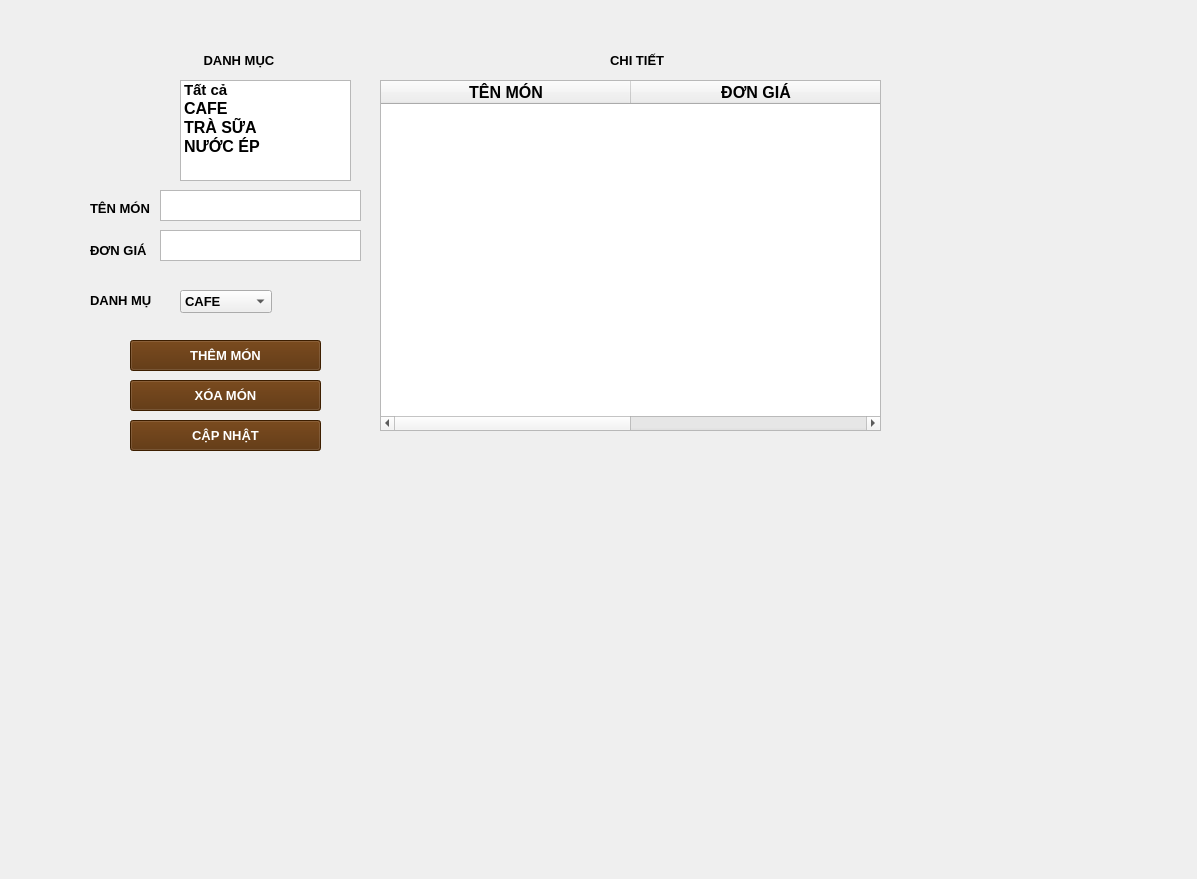
<?xml version="1.0" encoding="UTF-8"?>
<ui version="4.0">
 <class>Form</class>
 <widget class="QWidget" name="Form">
  <property name="geometry">
   <rect>
    <x>0</x>
    <y>0</y>
    <width>1197</width>
    <height>879</height>
   </rect>
  </property>
  <property name="windowTitle">
   <string>Form</string>
  </property>
  <widget class="QLabel" name="label">
   <property name="geometry">
    <rect>
     <x>10</x>
     <y>-20</y>
     <width>1121</width>
     <height>761</height>
    </rect>
   </property>
   <property name="text">
    <string/>
   </property>
   <property name="pixmap">
    <pixmap>../Downloads/xàng.png</pixmap>
   </property>
   <property name="scaledContents">
    <bool>true</bool>
   </property>
  </widget>
  <widget class="QTableWidget" name="tableWidget">
   <property name="geometry">
    <rect>
     <x>380</x>
     <y>80</y>
     <width>501</width>
     <height>351</height>
    </rect>
   </property>
   <property name="font">
    <font>
     <pointsize>12</pointsize>
     <weight>75</weight>
     <bold>true</bold>
    </font>
   </property>
   <property name="autoScrollMargin">
    <number>30</number>
   </property>
   <attribute name="horizontalHeaderDefaultSectionSize">
    <number>250</number>
   </attribute>
   <attribute name="horizontalHeaderMinimumSectionSize">
    <number>70</number>
   </attribute>
   <attribute name="verticalHeaderDefaultSectionSize">
    <number>70</number>
   </attribute>
   <attribute name="verticalHeaderMinimumSectionSize">
    <number>50</number>
   </attribute>
   <column>
    <property name="text">
     <string>TÊN MÓN</string>
    </property>
   </column>
   <column>
    <property name="text">
     <string>ĐƠN GIÁ</string>
    </property>
   </column>
  </widget>
  <widget class="QLabel" name="label_2">
   <property name="geometry">
    <rect>
     <x>90</x>
     <y>200</y>
     <width>61</width>
     <height>16</height>
    </rect>
   </property>
   <property name="font">
    <font>
     <pointsize>10</pointsize>
     <weight>75</weight>
     <bold>true</bold>
    </font>
   </property>
   <property name="text">
    <string>TÊN MÓN</string>
   </property>
  </widget>
  <widget class="QLabel" name="dongia">
   <property name="geometry">
    <rect>
     <x>90</x>
     <y>240</y>
     <width>61</width>
     <height>21</height>
    </rect>
   </property>
   <property name="font">
    <font>
     <pointsize>10</pointsize>
     <weight>75</weight>
     <bold>true</bold>
    </font>
   </property>
   <property name="text">
    <string>ĐƠN GIÁ</string>
   </property>
  </widget>
  <widget class="QTextEdit" name="txt_">
   <property name="geometry">
    <rect>
     <x>160</x>
     <y>230</y>
     <width>201</width>
     <height>31</height>
    </rect>
   </property>
   <property name="html">
    <string>&lt;!DOCTYPE HTML PUBLIC &quot;-//W3C//DTD HTML 4.0//EN&quot; &quot;http://www.w3.org/TR/REC-html40/strict.dtd&quot;&gt;
&lt;html&gt;&lt;head&gt;&lt;meta name=&quot;qrichtext&quot; content=&quot;1&quot; /&gt;&lt;style type=&quot;text/css&quot;&gt;
p, li { white-space: pre-wrap; }
&lt;/style&gt;&lt;/head&gt;&lt;body style=&quot; font-family:'MS Shell Dlg 2'; font-size:8pt; font-weight:400; font-style:normal;&quot;&gt;
&lt;p align=&quot;center&quot; style=&quot;-qt-paragraph-type:empty; margin-top:0px; margin-bottom:0px; margin-left:0px; margin-right:0px; -qt-block-indent:0; text-indent:0px; font-size:7.8pt;&quot;&gt;&lt;br /&gt;&lt;/p&gt;&lt;/body&gt;&lt;/html&gt;</string>
   </property>
  </widget>
  <widget class="QPushButton" name="btn_themmon">
   <property name="geometry">
    <rect>
     <x>130</x>
     <y>340</y>
     <width>191</width>
     <height>31</height>
    </rect>
   </property>
   <property name="font">
    <font>
     <family>MS Shell Dlg 2</family>
     <pointsize>10</pointsize>
     <weight>75</weight>
     <bold>true</bold>
    </font>
   </property>
   <property name="styleSheet">
    <string notr="true">background-color: rgb(85, 42, 0);
color: rgb(255, 255, 255);</string>
   </property>
   <property name="text">
    <string>THÊM MÓN</string>
   </property>
  </widget>
  <widget class="QTextEdit" name="txt_tenmon">
   <property name="geometry">
    <rect>
     <x>160</x>
     <y>190</y>
     <width>201</width>
     <height>31</height>
    </rect>
   </property>
   <property name="html">
    <string>&lt;!DOCTYPE HTML PUBLIC &quot;-//W3C//DTD HTML 4.0//EN&quot; &quot;http://www.w3.org/TR/REC-html40/strict.dtd&quot;&gt;
&lt;html&gt;&lt;head&gt;&lt;meta name=&quot;qrichtext&quot; content=&quot;1&quot; /&gt;&lt;style type=&quot;text/css&quot;&gt;
p, li { white-space: pre-wrap; }
&lt;/style&gt;&lt;/head&gt;&lt;body style=&quot; font-family:'MS Shell Dlg 2'; font-size:8pt; font-weight:400; font-style:normal;&quot;&gt;
&lt;p align=&quot;center&quot; style=&quot;-qt-paragraph-type:empty; margin-top:0px; margin-bottom:0px; margin-left:0px; margin-right:0px; -qt-block-indent:0; text-indent:0px; font-size:7.8pt;&quot;&gt;&lt;br /&gt;&lt;/p&gt;&lt;/body&gt;&lt;/html&gt;</string>
   </property>
  </widget>
  <widget class="QListWidget" name="list_danhmuc">
   <property name="geometry">
    <rect>
     <x>180</x>
     <y>80</y>
     <width>171</width>
     <height>101</height>
    </rect>
   </property>
   <item>
    <property name="text">
     <string>Tất cả</string>
    </property>
    <property name="font">
     <font>
      <pointsize>11</pointsize>
      <weight>75</weight>
      <bold>true</bold>
     </font>
    </property>
   </item>
   <item>
    <property name="text">
     <string>CAFE</string>
    </property>
    <property name="font">
     <font>
      <pointsize>12</pointsize>
      <weight>75</weight>
      <bold>true</bold>
     </font>
    </property>
   </item>
   <item>
    <property name="text">
     <string>TRÀ SỮA</string>
    </property>
    <property name="font">
     <font>
      <pointsize>12</pointsize>
      <weight>75</weight>
      <bold>true</bold>
     </font>
    </property>
   </item>
   <item>
    <property name="text">
     <string>NƯỚC ÉP</string>
    </property>
    <property name="font">
     <font>
      <pointsize>12</pointsize>
      <weight>75</weight>
      <bold>true</bold>
     </font>
    </property>
   </item>
  </widget>
  <widget class="QLabel" name="label_6">
   <property name="geometry">
    <rect>
     <x>200</x>
     <y>50</y>
     <width>101</width>
     <height>21</height>
    </rect>
   </property>
   <property name="font">
    <font>
     <pointsize>10</pointsize>
     <weight>75</weight>
     <bold>true</bold>
    </font>
   </property>
   <property name="text">
    <string> DANH MỤC</string>
   </property>
  </widget>
  <widget class="QLabel" name="label_9">
   <property name="geometry">
    <rect>
     <x>610</x>
     <y>50</y>
     <width>101</width>
     <height>21</height>
    </rect>
   </property>
   <property name="font">
    <font>
     <pointsize>10</pointsize>
     <weight>75</weight>
     <bold>true</bold>
    </font>
   </property>
   <property name="text">
    <string>CHI TIẾT</string>
   </property>
  </widget>
  <widget class="QComboBox" name="chon_danhmuc">
   <property name="geometry">
    <rect>
     <x>180</x>
     <y>290</y>
     <width>71</width>
     <height>19</height>
    </rect>
   </property>
   <property name="font">
    <font>
     <pointsize>10</pointsize>
     <weight>75</weight>
     <bold>true</bold>
    </font>
   </property>
   <property name="styleSheet">
    <string notr="true"/>
   </property>
   <property name="insertPolicy">
    <enum>QComboBox::InsertAtCurrent</enum>
   </property>
   <property name="sizeAdjustPolicy">
    <enum>QComboBox::AdjustToContents</enum>
   </property>
   <property name="minimumContentsLength">
    <number>5</number>
   </property>
   <property name="duplicatesEnabled">
    <bool>false</bool>
   </property>
   <item>
    <property name="text">
     <string>CAFE</string>
    </property>
   </item>
   <item>
    <property name="text">
     <string>TRÀ SỮA</string>
    </property>
   </item>
   <item>
    <property name="text">
     <string>NƯỚC ÉP</string>
    </property>
   </item>
  </widget>
  <widget class="QLabel" name="danhmuc">
   <property name="geometry">
    <rect>
     <x>90</x>
     <y>290</y>
     <width>61</width>
     <height>21</height>
    </rect>
   </property>
   <property name="font">
    <font>
     <pointsize>10</pointsize>
     <weight>75</weight>
     <bold>true</bold>
    </font>
   </property>
   <property name="text">
    <string>DANH MỤC</string>
   </property>
  </widget>
  <widget class="QPushButton" name="btn_xoamon">
   <property name="geometry">
    <rect>
     <x>130</x>
     <y>380</y>
     <width>191</width>
     <height>31</height>
    </rect>
   </property>
   <property name="font">
    <font>
     <family>MS Shell Dlg 2</family>
     <pointsize>10</pointsize>
     <weight>75</weight>
     <bold>true</bold>
    </font>
   </property>
   <property name="styleSheet">
    <string notr="true">background-color: rgb(85, 42, 0);
color: rgb(255, 255, 255);</string>
   </property>
   <property name="text">
    <string>XÓA MÓN</string>
   </property>
  </widget>
  <widget class="QPushButton" name="btn_capnhat">
   <property name="geometry">
    <rect>
     <x>130</x>
     <y>420</y>
     <width>191</width>
     <height>31</height>
    </rect>
   </property>
   <property name="font">
    <font>
     <family>MS Shell Dlg 2</family>
     <pointsize>10</pointsize>
     <weight>75</weight>
     <bold>true</bold>
    </font>
   </property>
   <property name="styleSheet">
    <string notr="true">background-color: rgb(85, 42, 0);
color: rgb(255, 255, 255);</string>
   </property>
   <property name="text">
    <string>CẬP NHẬT</string>
   </property>
  </widget>
  <zorder>label</zorder>
  <zorder>label_2</zorder>
  <zorder>dongia</zorder>
  <zorder>txt_</zorder>
  <zorder>btn_themmon</zorder>
  <zorder>txt_tenmon</zorder>
  <zorder>tableWidget</zorder>
  <zorder>list_danhmuc</zorder>
  <zorder>label_6</zorder>
  <zorder>label_9</zorder>
  <zorder>chon_danhmuc</zorder>
  <zorder>danhmuc</zorder>
  <zorder>btn_xoamon</zorder>
  <zorder>btn_capnhat</zorder>
 </widget>
 <resources/>
 <connections/>
</ui>
